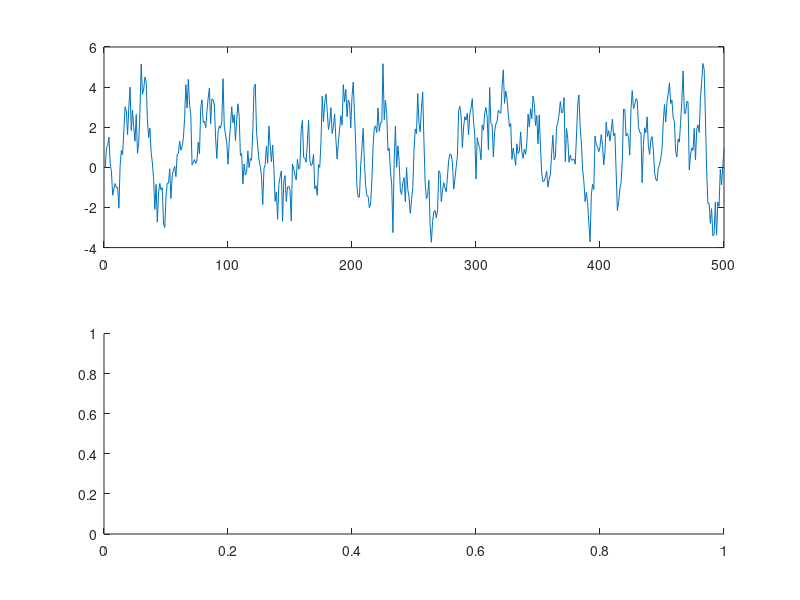

The MATLAB script that drew this image: (Note: this script raises an error after producing the figure.)
clc;
close all;
clearvars;
clear;
%% TP2 : Xt suit un processus SETAR(1,1)
% DGP: Xt = voir la question 1
% Etape 1 : Identitification - supposer quer P1 = P2 = P
% Etape 2 : estimation
% Etape 3 : Test de spécification
% Etape 4: Test de linéarité

%% Exercice 1 : Simulation d un processus SETAR(1,1)


c1 = -0.5;
phi1 = 0.5;
sigma1 = 1;

c2 = 0.5;
phi2 = 0.7;
sigma2 = 1;

T = 500;
x =  zeros(T,1);
%indic_bas =  zeros(T,1);


for t = 2:1:500
    x(t) = (c1 + phi1*x(t-1)+sigma1*randn) * (x(t-1)<=0) + ...
        (c2 + phi2*x(t-1)+sigma2*randn)*(x(t-1)>0);
end

indic_bas(2:T) = x(1:T-1)<=0;

figure(1)
subplot(2,1,1), plot(x);
subplot(2,1,2);
    bar(indic_bas,1);

%indic_haut = zeros(T,1);
%indic_haut(2:T) = x(1:T-1)>0;

%% Etape 2 : Identification

% => On identifie un AR(1,1), Plin = 1;
% => On identifie SETAR(1,1) Hyp: p1 = P2 = p

figure(2)
subplot(2,1,1);autocorr(x)
subplot(2,1,2); parcorr(x)

%% Etape 3 : Estimation du processus SETAR
% seuil = 0; % Xt
% 
% y = x(2:T,1); 
% 
% cte = ones(T-1,1); % Constante c
% 
% x_1 = x(1:T-1,1) ; % Xt-1
% 
% indic = x_1 <= seuil;
% 
% X = [cte .*indic x_1.*indic cte.*(1-indic) x_1.*(1-indic)] ; % X
% bet = inv(X'*X)*X'*y; 
% bet2 = regress(y,X);
% e = y-X*bet;
% vare = e'*e/(T-1);

seuil = 0; % Xt

y = x(2:T,1); 

cte = ones(T-1,1); % Constante c

x_1 = x(1:T-1,1) ; % Xt-1

varmin = 10^10;
%seuil = 0; % Xt
seuil_tri=sort(x-1);
seuil_range = seuil_tri(round(0.15*(T-1)):round(0.85*(T-1)));

for seuil = seuil_range'
    indic = x_1 <= seuil;
    X = [cte .*indic x_1.*indic cte.*(1-indic) x_1.*(1-indic)] ; % X 
    bet = regress(y,X);
    e = y-X*bet;
    vare = e'*e/(T-1);
    if vare<varmin
        seuil_opt = seuil;
        e_opt = e;
        X_opt = X;
        varmin = vare;
    end
end

varbet = varmin * inv(X_opt'*X_opt);
sigbet= sqrt(diag(varbet));
tstat = bet_opt./ sigbet;
pval = 2*(1-normdf(abs(tstat)));
bet_dgp = [-0.5;0.5;0.5;0.7];
disp([bet_dgp bet_opt tstat pval]);

[~,pvalar] = lbqtest(e_opt, 'lags',[5 10 20]);
[~,pvalarch] = lbqtest(e_opt.^2, 'lags',[5 10 20]);
[~,pvalnorm] = jbtest(e_opt);











